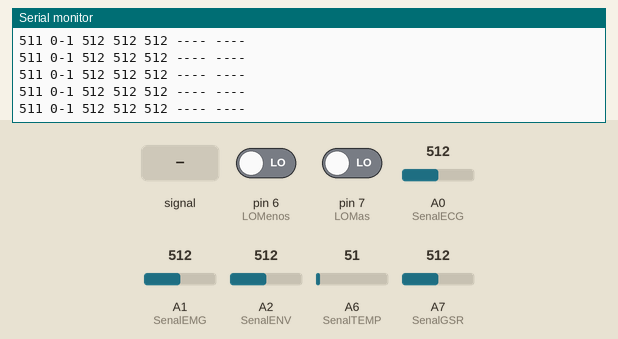
Bench run of a sketch on a simulated Arduino Nano, built with avr-gcc and run on an emulated ATmega328P. On the bench: the last lines printed to the serial monitor. The inputs (shaded band) are chosen by the test bench; at power-on: A0 (SenalECG) = 512, A1 (SenalEMG) = 512, A2 (SenalENV) = 512, A7 (SenalGSR) = 512, A6 (SenalTEMP) = 51, pin 6 (LOMenos) LOW, pin 7 (LOMas) LOW.

Above: at 1.2 s.
1.3 s: A0 (SenalECG) fed a 200 Hz sine of ±81 counts around its level
At 1.8 s:
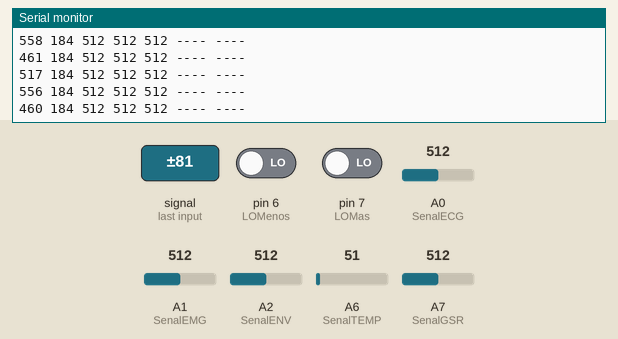
4.3 s: A0 (SenalECG) set to 420
At 5.3 s:
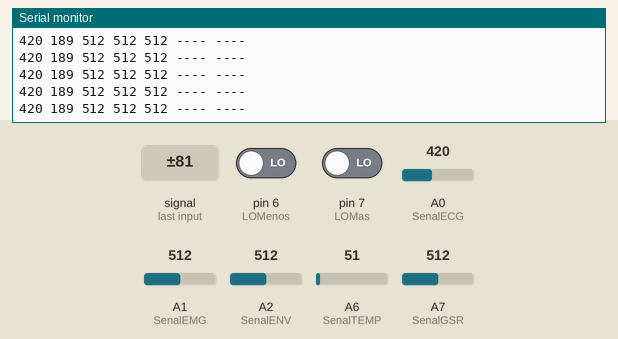
7.3 s: A1 (SenalEMG) set to 420
At 8.1 s:
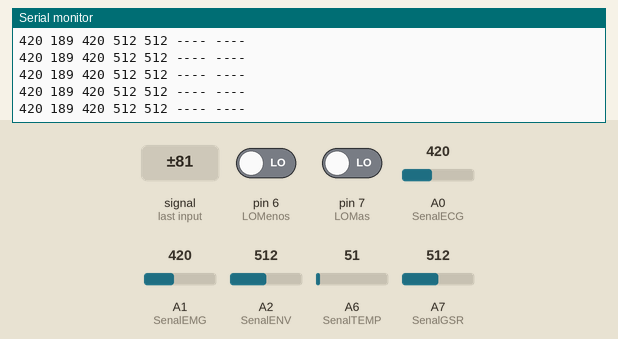
10.3 s: A2 (SenalENV) set to 420
At 11.1 s:
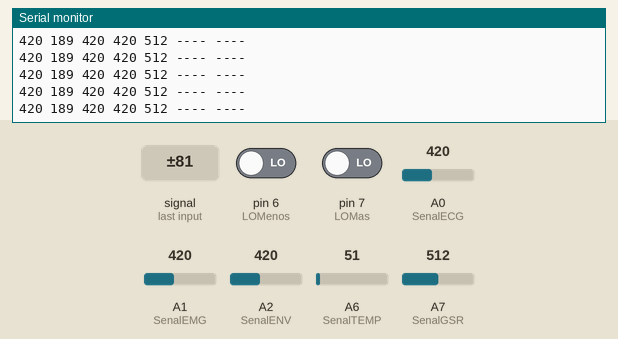
13.3 s: A7 (SenalGSR) set to 420
At 14.3 s:
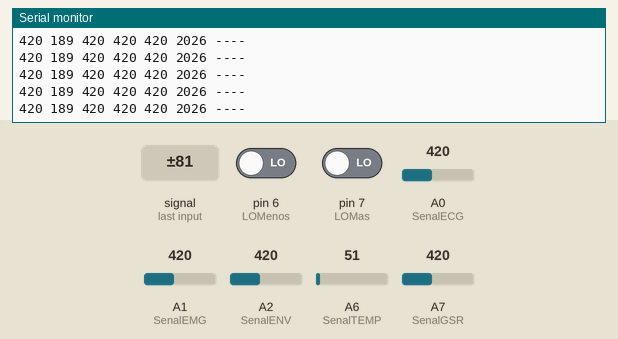
16.3 s: A6 (SenalTEMP) set to 163
At 17.4 s:
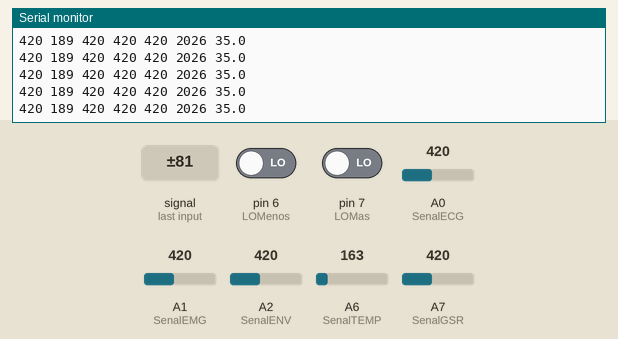
Timing chart, 0 to 19.3 s (numbered marks = the images above; inputs shaded):
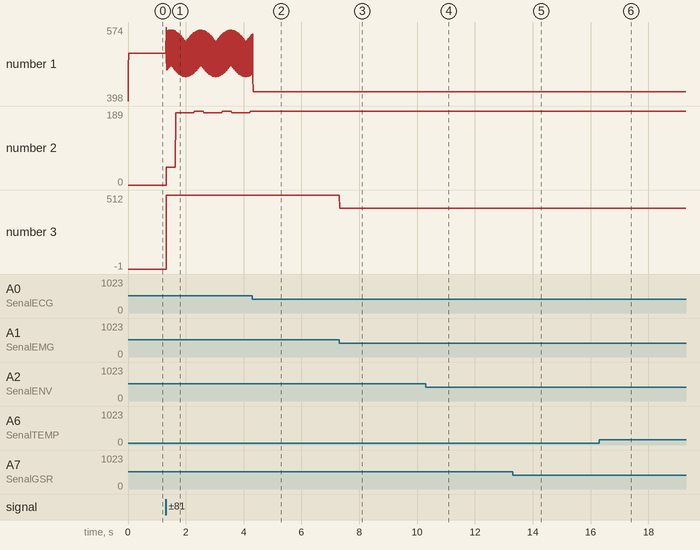

Measured:
- after the input at 1.3 s, the serial monitor: prints a new line at once (image 1)
- after the input at 7.3 s, the serial monitor: prints a new line at once (image 3)
- after the input at 10.3 s, the serial monitor: prints a new line at once (image 4)
- after the input at 13.3 s, the serial monitor: prints a new line at once (image 5)
- after the input at 16.3 s, the serial monitor: prints a new line at once (image 6)
- plotted number 1: 511 → 516 after the input at 1.3 s
- plotted number 2: 0 → 189 after the input at 1.3 s

The sketch:

HVR_Algoritmo2.ino
```cpp
int EMG; int ENV; int GSR; float Temperatura; float TEMPL;
const int SenalEMG = A1; const int SenalENV = A2; const int SenalGSR = A7;
const int SenalTEMP = A6;  double HumanResistance;
int sensorValue = 0;

//--------------------Variables ECG, FreqC y HVC---------------------------------
const int SenalECG = A0; int LOMas = 7 ; int LOMenos = 6;
int ECG; int FreqC; int ECGANT; int umbral=430; int flag1;
unsigned long TiempoECG; unsigned long TiempoPICOECGANT; unsigned long Variabilidad;
int Cont = 0; int ContC; unsigned long Reloj; int Freq;
const long intervalo= 60000-(8*60);

void setup() {
  Serial.begin(38400);
  Reloj= millis();  ECGANT;  Cont=0; ContC=0;  TiempoPICOECGANT=0;
}

void loop() {
  // -----------------INTERVALOS DE UN MINUTO PARA LA FC------------------------
  TiempoECG= millis();
  if (TiempoECG-Reloj>= intervalo){
    Freq= ContC; ContC=0; Cont++; Reloj=TiempoECG;}
  String FreqC= String (Freq);
  if (FreqC.length()==1){ String A= "00"; A+=FreqC; FreqC=A; }
  else if (FreqC.length()==2){ String A= "0"; A+=FreqC; FreqC=A; }


  //-----------------------LECTURA SEÑAL ECG-----------------------------------
  ECG = (0.2214 * ECG) + (0.7786 * analogRead(SenalECG));
  //ECG = (0.024241 * ECG) + (0.9758 * analogRead(SenalECG));
  String EKG = String (ECG);
  if ((digitalRead(LOMas) == 1) || (digitalRead(LOMenos) == 1)) {
    ECG = 512;    String EKG = String(ECG);  }

  //-------ALGORITMO DETECCION DE PICOS SUPERANDO UMBRAL-----------------------
  if (ECG-ECGANT <0 && ECGANT>umbral && TiempoECG-TiempoPICOECGANT>300){
    Variabilidad= TiempoECG-TiempoPICOECGANT;    ContC++; TiempoPICOECGANT= TiempoECG;
    }
  ECGANT= ECG;

  //----------  CONCATENACION VARIABILIDAD Y EKG-------------------------------(Esto se hace para que la longitud de la trama siempre sea constante)
  String HVR = String (int (60000/Variabilidad));
  if (HVR.length() == 1) {    String A = "00";    A += HVR;       HVR = A;  }
  else if (HVR.length() == 2) {    String A = "0";    A += HVR;   HVR = A;  }
  //else if (HVR.length() == 3) {    String A = "0";    A += HVR;    HVR = A;  }
  if (EKG.length() == 1) {    String A = "00";    A += EKG;    EKG = A;  }
  else if (EKG.length() == 2) {    String A = "0";    A += EKG;    EKG = A;  }


  //---------------------RESPUSTA GALVANICA DE LA PIEL---------------------------
  float gsr_average=analogRead(SenalGSR);
  HumanResistance= int (((1024+(2*gsr_average))/(512-gsr_average))*100);
  String RHO= String (HumanResistance,0);


  if (RHO.length()==1){ String A= "000"; A+=RHO; RHO=A; }
  else if (RHO.length()==2){ String A= "00"; A+=RHO; RHO=A; }
  else if (RHO.length()==3){ String A= "0"; A+=RHO; RHO=A; }

  if (gsr_average>509){
    RHO="----";
    }

  String GSR= String (gsr_average,0);
  if (GSR.length()==1){ String A= "00"; A+=GSR; GSR=A; }
  else if (GSR.length()==2){ String A= "0"; A+=GSR; GSR=A; }

  //------------------------------TEMPERATURA-----------------------------------------------------------------------------------------------------------
  //--------------------------------------------------------------------------------------------------------------------------------
  //int TEMP = (0.9044 * TEMP) + (0.09564 * analogRead(SenalTEMP));
  //Temperatura= (0.9*Temperatura)+(0.1*analogRead(SenalTEMP));
  //float Temp= (1.57142 * ( Temperatura* 0.0048828125)) + 34.0428;
  float medida = ((9*analogRead(SenalTEMP)+medida)/10)*0.0048828;
  float Temperatura=medida*1.0888+34.193;
  String TempStr = String (Temperatura , 1);
  if (medida<0.5){ String A= "----"; TempStr=A; }
  //------------------------------EMG Y ENV---------------------------

  String EMG = String (analogRead(SenalEMG));
  String ENV = String (analogRead(SenalENV));

  if (EMG.length() == 1) {    String B = "00";    B += EMG;    EMG = B;}
  else if (EMG.length() == 2) {    String B = "0";    B += EMG;    EMG = B;  }

  if (ENV.length() == 1) {    String C = "00";    C += ENV;    ENV = C;  }
  else if (ENV.length() == 2) {    String C = "0";    C += ENV;    ENV = C;  }

  //------------------COMUNICACION SERIAL--------------------------------------
  //String Vector[] = { String(FreqC), HVR, EKG, "4"}; //Para 9600 baudios
  String Vector[] = { EKG, HVR, EMG, ENV, GSR, RHO, TempStr, ""};
  Serial.print (Vector[0]);  Serial.print(" ");
  Serial.print (Vector[1]);  Serial.print(" ");
  Serial.print (Vector[2]);  Serial.print(" ");
  Serial.print (Vector[3]);  Serial.print(" ");
  Serial.print (Vector[4]);  Serial.print(" ");
  Serial.print (Vector[5]);  Serial.print(" ");
  Serial.print (Vector[6]);  Serial.println(" ");
  delay(1);
}
```
